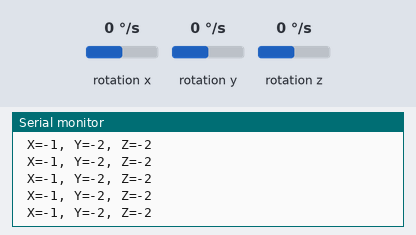
Simulated run of this sketch. Board: Arduino Pro Mini, built with avr-gcc and run on an emulated ATmega328P. Shown: the last lines printed to the serial monitor. Wiring (inferred from the names in the program): ITG-3200 gyroscope at I2C address 0x68. The inputs (shaded band) are chosen by the test bench; at power-on: rotation x 0 °/s, rotation y 0 °/s, rotation z 0 °/s.

Above: at 1.2 s.
1.3 s: rotation x set to -192 °/s
At 1.36 s:
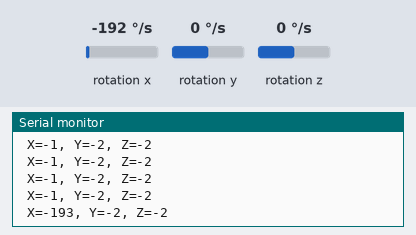
4.3 s: rotation x set to 0 °/s
At 4.31 s:
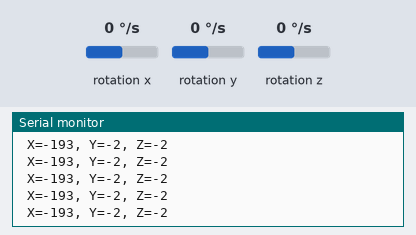
7.3 s: rotation y set to 192 °/s
At 7.36 s:
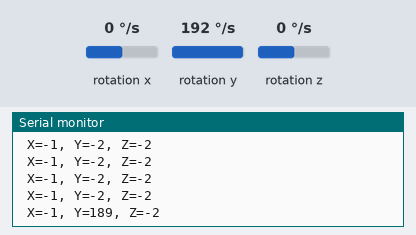
10.3 s: rotation z set to -192 °/s
At 10.31 s:
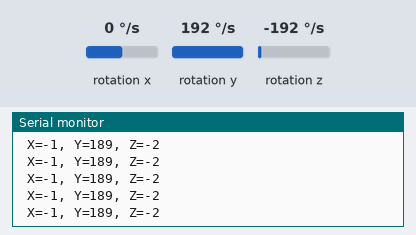

The sketch:

_35_GY85__ITG3205_Gyroscope_07.ino
```cpp
// (licence header left out)
#include <Wire.h>                               // I2C library, gyroscope
//-------- REGISTER MAP for ADXL345 chip   -----// Gyroscope MPU3050 / ITG3200 / ITG3205
#define GYRO 0x68                               // when AD0 is connected to GND ,gyro address is 0x68; GY-85
//#define GYRO 0x69                             // when AD0 is connected to VCC ,gyro address is 0x69
#define PWR_MGM     (0x3E)                      // Register 3E – Power Management Control
                                                //   used to manage the power control, select the clock source,
                                                //   and to issue a master reset to the device - pg 27
#define SMPLRT_DIV  (0x15)                      // Register 21 – Sample Rate Divider
                                                //   determines the sample rate of the ITG-3205 gyros
#define DLPF_FS     (0x16)                      // Register 22 – DLPF, Full Scale
                                                //   configures several parameters related to the sensor acquisition.
                                                //   The FS_SEL parameter allows setting the full-scale range of the gyro sensors
                                                //   The power-on-reset value of FS_SEL is 00h. Set to 03h for proper operation.
#define INT_CFG     (0x17)                      // Register 23 – Interrupt Configuration
                                                //   configures the interrupt operation of the device.
#define G_TO_READ   (8)                         // 2 bytes for each axis x, y, z
#define TEMP_OUT_H  (0x1B)                      // 16-bit temperature data (2’s complement format)
                                                // https://github.com/xioTechnologies/Serial-Oscilloscope
int g_offx = -15;                               // Off-Set are Board specific - Use Serial Oscilloscope program above
int g_offy = -35;                               // do it by trial and error; modify the signal
int g_offz = -35;                               // and write down until you can make zero all the axes
int hx, hy, hz, turetemp;

//---- initializes the gyroscope -  ITG3205 ----//
void initGyro()
{
 /*PWR_MGM Parameters:
   H_RESET Reset device and internal registers to the power-up-default settings
   SLEEP   Enable low power sleep mode
   STBY_XG Put gyro X in standby mode (1=standby, 0=normal)
   STBY_YG Put gyro Y in standby mode (1=standby, 0=normal)
   STBY_ZG Put gyro Z in standby mode (1=standby, 0=normal)
   CLK_SEL Select device clock source

   Register 62 – Power Management - pg 27
   [B7]    [B6]   [B5]       [B4]      [B3]      [B2  B1   B0]
   H_RESET SLEEP  STBY_XG    STBY_YG   STBY_ZG   CLK_SEL       */
   writeTo(GYRO, PWR_MGM,    0B00000000);       //  int osc, no rst, no sleep, normal mode
 /*SMPLRT_DIV Formula:
   The gyros outputs are sampled internally at either 1kHz or 8kHz, determined by the DLPF_CFG
   Fsample = Finternal / (divider+1), where Finternal is either 1kHz or 8kHz
   Sample rate divider: 0 to 255

   Register 21 – Sample Rate Divider - pg 23
   [B7    B6   B5   B4   B3   B2  B1   B0]
   SMPLRT_DIV ***                                */
   writeTo(GYRO, SMPLRT_DIV, 0B00000111);        // divider is 7d
 /*DLPF_FS Parameters:
   FS_SEL   Full scale selection for gyro sensor data
   DLPF_CFG Digital low pass filter configuration and internal sampling rate configuration

   Register 22 – DLPF, Full Scale - pg 24
   [B7    B6   B5   [B4   B3]   [B2  B1   B0]
    -      -   -    FS_SEL**    DLPF_CFG**      */
   writeTo(GYRO, DLPF_FS,    0B00011110);       // +/-2000 DPS, DLPF=5Hz, Int.sampleRate=1KHz,
  /*INT_CFG Parameters:
   ACTL             Logic level for INT output pin – 1=active low, 0=active high
   OPEN             Drive type for INT output pin – 1=open drain, 0=push-pull
   LATCH_INT_EN     Latch mode – 1=latch until interrupt is cleared, 0=50us pulse
   INT_ANYRD_2CLEAR Latch clear method – 1=any register read, 0=status register read only
   0                Load zeros into Bit 3 of the Interrupt Configuration register
   ITG_RDY_EN       Enable interrupt when device is ready (PLL ready after changing clock source)
   0                Load zeros into Bit 1 of the Interrupt Configuration register
   RAW_RDY_EN       Enable interrupt when data is available

   Register 23 – INT_CFG, Interrupt Configuration - pg 26
   [B7]    [B6]   [B5]          [B4]               [B3]   [B2]        [B1]   [B0]
    ACTL   OPEN   LATCH_INT_EN  INT_ ANYRD_2CLEAR   0     ITG_RDY_EN   0     RAW_  RDY_ EN */
   writeTo(GYRO, INT_CFG,    0B00000000);       // logic high, push-pull, no latch, no int
}

//-------- Returns all data Function   ---------//
void getGyroscopeData(int * result)
{
   int regAddress = TEMP_OUT_H;
   int temp, x, y, z;
   byte buff[G_TO_READ];
   readFrom(GYRO, regAddress, G_TO_READ, buff); //read the gyro data from the ITG3200
   result[0] = ((buff[2] << 8) | buff[3]) + g_offx;
   result[1] = ((buff[4] << 8) | buff[5]) + g_offy;
   result[2] = ((buff[6] << 8) | buff[7]) + g_offz;
   result[3] = (buff[0] << 8) | buff[1];        // temperature
 }

//----------------  Set Up   -------------------//
void setup()
{
   Serial.begin(9600);
   Wire.begin();
   initGyro();
}

//----------------    Loop   -------------------//
void loop()
{
   byte addr;
   int gyro[4];
   getGyroscopeData(gyro);
   hx = gyro[0] / 14.375;
   hy = gyro[1] / 14.375;
   hz = gyro[2] / 14.375;
   turetemp = 35+ ((double) (gyro[3] + 13200)) / 280; // temperature
   Serial.print(" X=");
   Serial.print(hx);
   Serial.print(",");
   Serial.print(" Y=");
   Serial.print(hy);
   Serial.print(",");
   Serial.print(" Z=");
   Serial.println(hz);
   //Serial.print(hz);
   //Serial.print(",");
   //Serial.print(" F=");
   //Serial.print(turetemp);
   //Serial.print((char)223);
   //Serial.println("C");
   delay(50);
}
//---------------- Functions------------------  //
/*Writes val to address register on ACC*/
void writeTo(int DEVICE, byte address, byte val) {
   Wire.beginTransmission(DEVICE);              //start transmission to ACC
   Wire.write(address);                         // send register address
   Wire.write(val);                             // send value to write
   Wire.endTransmission();                      //end transmission
}
/*reads num bytes starting from address register on ACC in to buff array*/
 void readFrom(int DEVICE, byte address, int num, byte buff[]) {
   Wire.beginTransmission(DEVICE);              //start transmission to ACC
   Wire.write(address);                         //sends address to read from
   Wire.endTransmission();                      //end transmission

   // Wire.beginTransmission(DEVICE);           //start transmission to ACC
   // Removed in Sept 14, 2017: Thanks to https://github.com/Koepel
   // Wire.requestFrom() does a complete I2C transaction on its own
   // Wire.beginTransmission() and Wire.endTransmission() are only used when writing data
   Wire.requestFrom(DEVICE, num);               // request 6 bytes from ACC

   int i = 0;
   while(Wire.available())                      //ACC may send less than requested (abnormal)
 {
   buff[i] = Wire.read();                       // receive a byte
   i++;
 }
   // Wire.endTransmission();                   //end transmission. Perfect Koepel! Thank you very much for your comments!
}
```

Measured:
- after the input at 1.3 s, the serial monitor: prints a new line after 0.05 s (image 1)
- after the input at 7.3 s, the serial monitor: prints a new line after 0.05 s (image 3)
